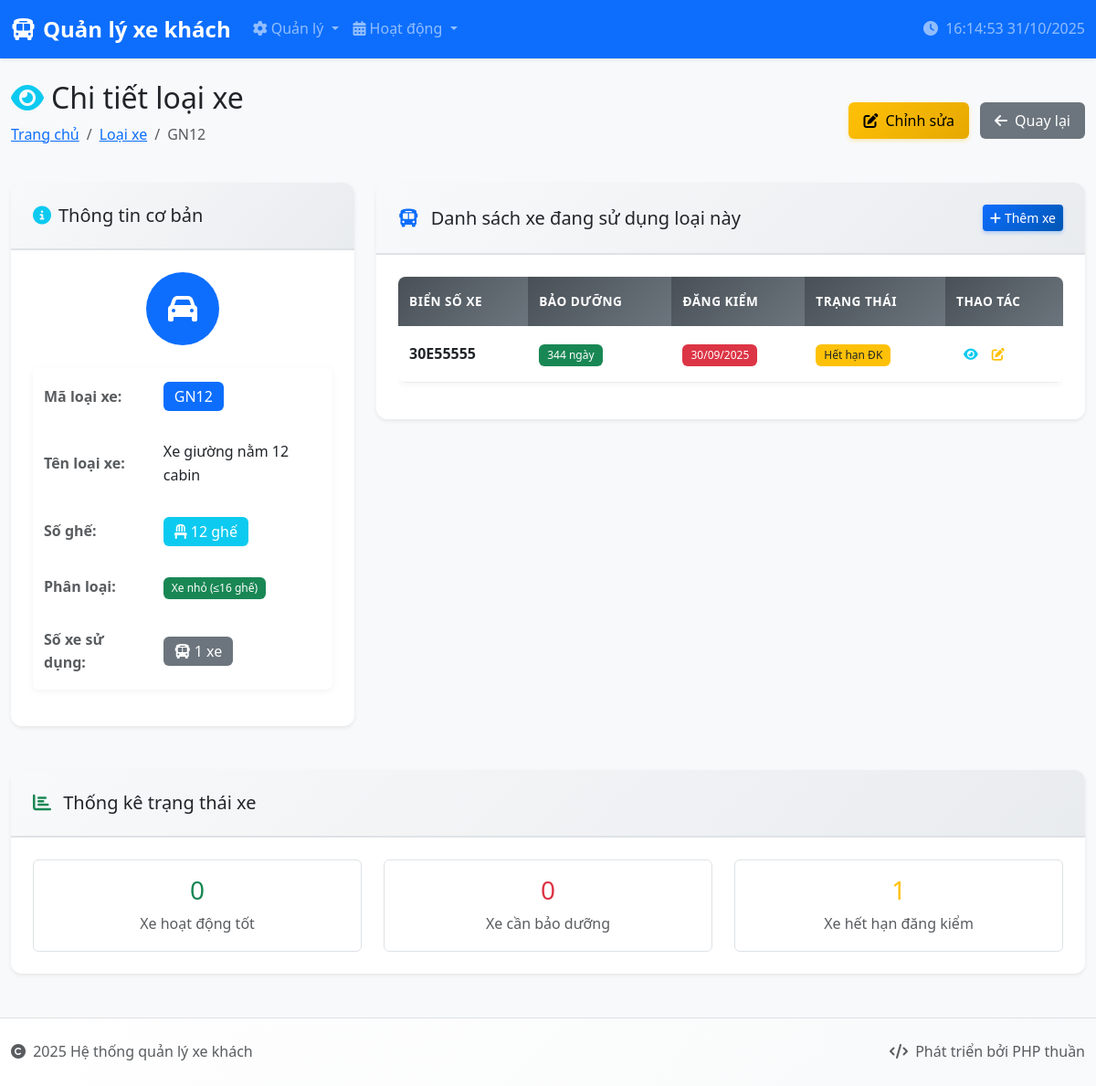
The page /quanly_xe_khach/loai_xe/view.php?id=GN12 on the database its author committed.
### tables this page shows
CREATE TABLE `loai_xe` (
  `MaLoaiXe` varchar(10) NOT NULL,
  `TenLoaiXe` varchar(50) NOT NULL,
  `SoGhe` int(11) NOT NULL,
  PRIMARY KEY (`MaLoaiXe`)
);

CREATE TABLE `xe_khach` (
  `MaXe` varchar(8) NOT NULL,
  `MaLoaiXe` varchar(10) NOT NULL,
  `SoNgayBDConLai` int(11) DEFAULT 360,
  `HanDangKiem` date DEFAULT NULL,
  PRIMARY KEY (`MaXe`),
  KEY `MaLoaiXe` (`MaLoaiXe`),
  CONSTRAINT `xe_khach_ibfk_1` FOREIGN KEY (`MaLoaiXe`) REFERENCES `loai_xe` (`MaLoaiXe`),
  CONSTRAINT `CONSTRAINT_1` CHECK (`SoNgayBDConLai` <= 360)
);

### quanly_xe_khach/loai_xe/view.php (the view, shortened to what this page needs)
<?php
$database = new Database();
$db = $database->getConnection();
$id = isset($_GET['id']) ? $_GET['id'] : '';
try {
    $query = "SELECT lx.*, COUNT(xk.MaXe) as SoLuongXe
              FROM loai_xe lx
              LEFT JOIN xe_khach xk ON lx.MaLoaiXe = xk.MaLoaiXe
              WHERE lx.MaLoaiXe = ?
              GROUP BY lx.MaLoaiXe";
    $stmt = $db->prepare($query);
    $stmt->execute([$id]);
    $loai_xe = $stmt->fetch(PDO::FETCH_ASSOC);
    $query_xe = "SELECT xk.*,
                        CASE
                            WHEN xk.SoNgayBDConLai <= 0 THEN 'Cần bảo dưỡng'
                            WHEN xk.HanDangKiem <= CURDATE() THEN 'Hết hạn đăng kiểm'
                            ELSE 'Hoạt động'
                        END as TrangThai
                 FROM xe_khach xk
                 WHERE xk.MaLoaiXe = ?
                 ORDER BY xk.MaXe";
    $stmt_xe = $db->prepare($query_xe);
    $stmt_xe->execute([$id]);
    $danh_sach_xe = $stmt_xe->fetchAll(PDO::FETCH_ASSOC);
} catch(PDOException $e) {
    $error = "Lỗi: " . $e->getMessage();
}
include '../includes/header.php';
?>
<div class="row">
    <div class="col-12">
        <div class="d-flex justify-content-between align-items-center mb-4">
            <div>
                <h2><i class="fas fa-eye text-info me-2"></i>Chi tiết loại xe</h2>
                <nav aria-label="breadcrumb">
                    <ol class="breadcrumb">
                        <li class="breadcrumb-item"><a href="../index.php">Trang chủ</a></li>
                        <li class="breadcrumb-item"><a href="index.php">Loại xe</a></li>
                        <li class="breadcrumb-item active"><?php echo htmlspecialchars($loai_xe['MaLoaiXe']); ?></li>
                    </ol>
                </nav>
            </div>
            <div>
                <a href="edit.php?id=<?php echo $loai_xe['MaLoaiXe']; ?>" class="btn btn-warning me-2">
                    <i class="fas fa-edit me-2"></i>Chỉnh sửa
                </a>
                <a href="index.php" class="btn btn-secondary">
                    <i class="fas fa-arrow-left me-2"></i>Quay lại
                </a>
            </div>
        </div>
        <div class="row">
            <div class="col-lg-4 mb-4">
                <div class="card h-100 shadow-sm">
                    <div class="card-header">
                        <h5 class="mb-0">
                            <i class="fas fa-info-circle text-info me-2"></i>Thông tin cơ bản
                        </h5>
                    </div>
                    <div class="card-body">
                        <div class="text-center mb-4">
                            <div class="bg-primary text-white rounded-circle d-inline-flex align-items-center justify-content-center"
                                 style="width: 80px; height: 80px;">
                                <i class="fas fa-car fa-2x"></i>
                            </div>
                        </div>
                        <table class="table table-borderless">
                            <tr>
                                <td class="fw-bold text-muted">Mã loại xe:</td>
                                <td><span class="badge bg-primary fs-6"><?php echo htmlspecialchars($loai_xe['MaLoaiXe']); ?></span></td>
                            </tr>
                            <tr>
                                <td class="fw-bold text-muted">Tên loại xe:</td>
                                <td><?php echo htmlspecialchars($loai_xe['TenLoaiXe']); ?></td>
                            </tr>
                            <tr>
                                <td class="fw-bold text-muted">Số ghế:</td>
                                <td><span class="badge bg-info fs-6">
                                    <i class="fas fa-chair me-1"></i><?php echo $loai_xe['SoGhe']; ?> ghế
                                </span></td>
                            </tr>
                            <tr>
                                <td class="fw-bold text-muted">Phân loại:</td>
                                <td>
                                    <?php
                                    $so_ghe = $loai_xe['SoGhe'];
                                    if ($so_ghe <= 16) {
                                        echo '<span class="badge bg-success">Xe nhỏ (≤16 ghế)</span>';
                                    } elseif ($so_ghe <= 29) {
                                        echo '<span class="badge bg-warning text-dark">Xe trung (17-29 ghế)</span>';
                                    } else {
                                        echo '<span class="badge bg-primary">Xe lớn (≥30 ghế)</span>';
                                    }
                                    ?>
                                </td>
                            </tr>
                            <tr>
                                <td class="fw-bold text-muted">Số xe sử dụng:</td>
                                <td>
                                    <span class="badge bg-secondary fs-6">
                                        <i class="fas fa-bus me-1"></i><?php echo $loai_xe['SoLuongXe']; ?> xe
                                    </span>
                                </td>
                            </tr>
                        </table>
                    </div>
                </div>
            </div>
            <div class="col-lg-8">
                <div class="card shadow-sm">
                    <div class="card-header">
                        <div class="row align-items-center">
                            <div class="col">
                                <h5 class="mb-0">
                                    <i class="fas fa-bus text-primary me-2"></i>
                                    Danh sách xe đang sử dụng loại này
                                </h5>
                            </div>
                            <div class="col-auto">
                                <a href="../xe_khach/create.php?loai_xe=<?php echo $loai_xe['MaLoaiXe']; ?>"
                                   class="btn btn-sm btn-primary">
                                    <i class="fas fa-plus me-1"></i>Thêm xe
                                </a>
                            </div>
                        </div>
                    </div>
                    <div class="card-body">
                        <?php if (empty($danh_sach_xe)): ?>
                            <div class="text-center py-4">
                                <i class="fas fa-bus fa-3x text-muted mb-3"></i>
                                <p class="text-muted mb-3">Chưa có xe nào sử dụng loại xe này</p>
                                <a href="../xe_khach/create.php?loai_xe=<?php echo $loai_xe['MaLoaiXe']; ?>"
                                   class="btn btn-primary">
                                    <i class="fas fa-plus me-2"></i>Thêm xe đầu tiên
                                </a>
                            </div>
                        <?php else: ?>
                            <div class="table-responsive">
                                <table class="table table-hover">
                                    <thead class="table-light">
                                    <tr>
                                        <th>Biển số xe</th>
                                        <th>Bảo dưỡng</th>
                                        <th>Đăng kiểm</th>
                                        <th>Trạng thái</th>
                                        <th>Thao tác</th>
                                    </tr>
                                    </thead>
                                    <tbody>
                                    <?php foreach ($danh_sach_xe as $xe): ?>
                                        <tr>
                                            <td>
                                                <strong><?php echo htmlspecialchars($xe['MaXe']); ?></strong>
                                            </td>
                                            <td>
                                                <?php
                                                $ngay_con_lai = $xe['SoNgayBDConLai'];
                                                $badge_class = $ngay_con_lai > 30 ? 'bg-success' : ($ngay_con_lai > 10 ? 'bg-warning' : 'bg-danger');
                                                ?>
                                                <span class="badge <?php echo $badge_class; ?>">
                                                <?php echo $ngay_con_lai; ?> ngày
                                            </span>
                                            </td>
                                            <td>
                                                <?php
                                                $han_dk = new DateTime($xe['HanDangKiem']);
                                                $now = new DateTime();
                                                $badge_class = $han_dk > $now ? 'bg-success' : 'bg-danger';
                                                ?>
                                                <span class="badge <?php echo $badge_class; ?>">
                                                <?php echo date('d/m/Y', strtotime($xe['HanDangKiem'])); ?>
                                            </span>
                                            </td>
                                            <td>
                                                <?php
                                                switch($xe['TrangThai']) {
                                                    case 'Hết hạn đăng kiểm':
                                                        echo '<span class="badge bg-warning text-dark">Hết hạn ĐK</span>';
                                                        break;
                                                }
                                                ?>
                                            </td>
                                            <td>
                                                <div class="btn-group" role="group">
                                                    <a href="../xe_khach/view.php?id=<?php echo $xe['MaXe']; ?>"
                                                       class="btn btn-sm btn-outline-info">
                                                        <i class="fas fa-eye"></i>
                                                    </a>
                                                    <a href="../xe_khach/edit.php?id=<?php echo $xe['MaXe']; ?>"
                                                       class="btn btn-sm btn-outline-warning">
                                                        <i class="fas fa-edit"></i>
                                                    </a>
                                                </div>
                                            </td>
                                        </tr>
                                    <?php endforeach; ?>
                                    </tbody>
                                </table>
                            </div>
                        <?php endif; ?>
                    </div>
                </div>
            </div>
        </div>
        <?php if (!empty($danh_sach_xe)): ?>
            <div class="row mt-4">
                <div class="col-12">
                    <div class="card shadow-sm">
                        <div class="card-header">
                            <h5 class="mb-0">
                                <i class="fas fa-chart-bar text-success me-2"></i>
                                Thống kê trạng thái xe
                            </h5>
                        </div>
                        <div class="card-body">
                            <?php
                            $hoat_dong = 0;
                            $can_bao_duong = 0;
                            $het_han_dk = 0;
                            foreach ($danh_sach_xe as $xe) {
                                switch($xe['TrangThai']) {
                                    case 'Hết hạn đăng kiểm': $het_han_dk++; break;
                                }
                            }
                            ?>
                            <div class="row text-center">
                                <div class="col-md-4">
                                    <div class="border rounded p-3">
                                        <h3 class="text-success mb-2"><?php echo $hoat_dong; ?></h3>
                                        <p class="text-muted mb-0">Xe hoạt động tốt</p>
                                    </div>
                                </div>
                                <div class="col-md-4">
                                    <div class="border rounded p-3">
                                        <h3 class="text-danger mb-2"><?php echo $can_bao_duong; ?></h3>
                                        <p class="text-muted mb-0">Xe cần bảo dưỡng</p>
                                    </div>
                                </div>
                                <div class="col-md-4">
                                    <div class="border rounded p-3">
                                        <h3 class="text-warning mb-2"><?php echo $het_han_dk; ?></h3>
                                        <p class="text-muted mb-0">Xe hết hạn đăng kiểm</p>
                                    </div>
                                </div>
                            </div>
                        </div>
                    </div>
                </div>
            </div>
        <?php endif; ?>
    </div>
</div>
<?php include '../includes/footer.php'; ?>

### quanly_xe_khach/style.css (style rules this page uses)
:root { --primary-color: #0d6efd; --secondary-color: #6c757d; --success-color: #198754; --info-color: #0dcaf0; --warning-color: #ffc107; --danger-color: #dc3545; --light-color: #f8f9fa; --dark-color: #212529; }
body { font-family: 'Segoe UI', Tahoma, Geneva, Verdana, sans-serif; background-color: #f8f9fa; line-height: 1.6; }
.card { border: none; border-radius: 12px; box-shadow: 0 2px 10px rgba(0,0,0,0.08); transition: transform 0.2s ease, box-shadow 0.2s ease; }
.card-header { background: linear-gradient(135deg, #f8f9fa 0%, #e9ecef 100%); border-bottom: 2px solid #dee2e6; border-radius: 12px 12px 0 0 !important; padding: 1.5rem; }
.card-body { padding: 1.5rem; }
.table { border-radius: 8px; overflow: hidden; box-shadow: 0 2px 8px rgba(0,0,0,0.05); }
.table thead th { background: linear-gradient(135deg, #495057 0%, #6c757d 100%); color: white; border: none; font-weight: 600; text-transform: uppercase; font-size: 0.85rem; letter-spacing: 0.5px; padding: 1rem 0.75rem; }
.table tbody tr { transition: background-color 0.2s ease; }
.table td { vertical-align: middle; border-color: #e9ecef; padding: 1rem 0.75rem; }
.btn { border-radius: 6px; font-weight: 500; padding: 0.5rem 1rem; transition: all 0.2s ease; border: none; }
.btn-primary { background: linear-gradient(135deg, #0d6efd 0%, #0056b3 100%); box-shadow: 0 2px 4px rgba(13, 110, 253, 0.3); }
.btn-warning { background: linear-gradient(135deg, #ffc107 0%, #e6a800 100%); box-shadow: 0 2px 4px rgba(255, 193, 7, 0.3); color: #000; }
.btn-sm { padding: 0.375rem 0.75rem; font-size: 0.85rem; }
.btn-group-sm > .btn, .btn-sm { border-radius: 4px; }
.badge { font-size: 0.75rem; font-weight: 500; padding: 0.5em 0.75em; border-radius: 6px; }

### quanly_xe_khach/includes/header.php (style rules this page uses)
.table th { background-color: #f8f9fa; }
.btn-group-sm > .btn, .btn-sm { padding: 0.25rem 0.5rem; font-size: 0.875rem; }
.card-header { background-color: #f8f9fa; border-bottom: 2px solid #dee2e6; }

### rows shown on the page
loai_xe: MaLoaiXe "GN12", TenLoaiXe "Xe giường nằm 12 cabin", SoGhe "12"
xe_khach: MaXe "30E55555", SoNgayBDConLai "344", HanDangKiem "30/09/2025"

### other values the page prints
$loai_xe['SoLuongXe'] "1"
$hoat_dong "0"
$can_bao_duong "0"
$het_han_dk "1"
